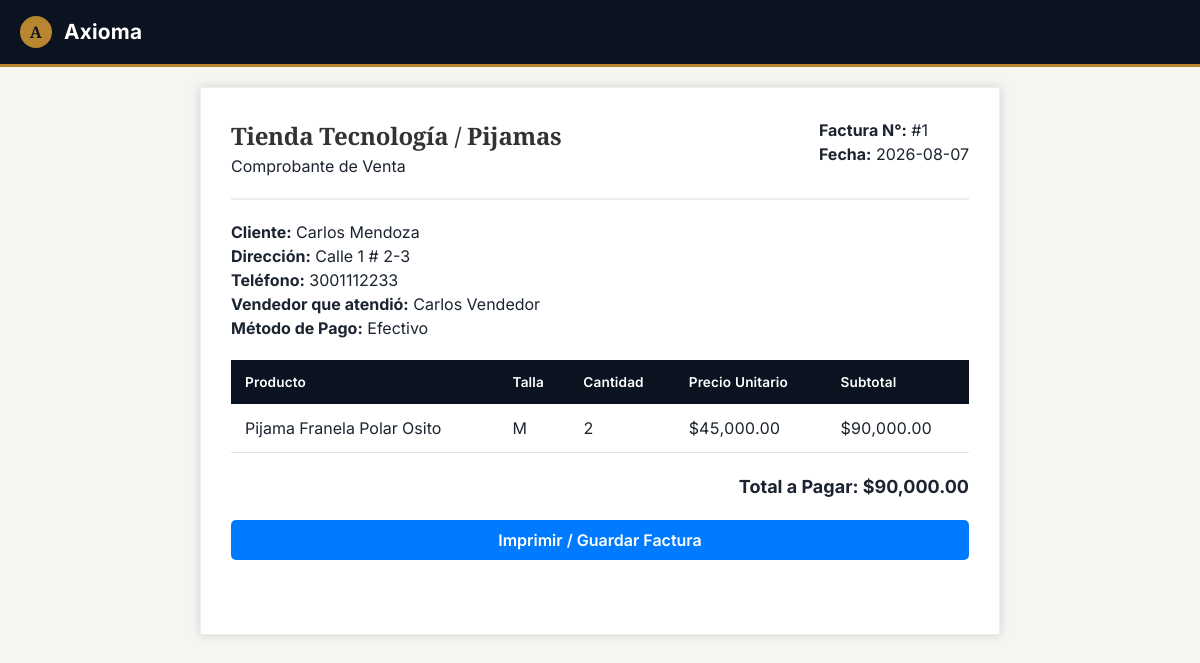
Before: /frontend/src/pages/ver_factura.php with the older database file.
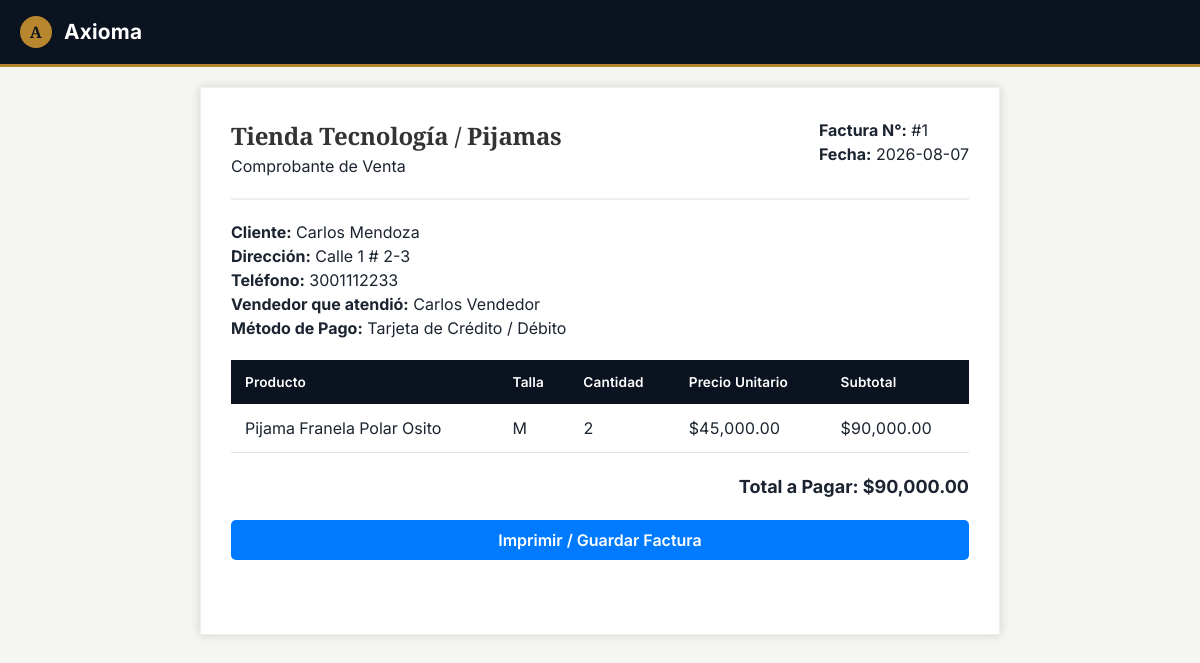
After: the same page with the newer database file.
### tables this page shows
CREATE TABLE `facturas` (
  `ID_FACTURA` int(11) NOT NULL,
  `FECHA` date NOT NULL,
  `ID_CLIENTE` int(11) NOT NULL
);

CREATE TABLE `clientes` (
  `ID_CLIENTE` int(11) NOT NULL,
  `NOMBRE` varchar(100) NOT NULL,
  `APELLIDOS` varchar(100) NOT NULL,
  `DIRECCION` varchar(255) DEFAULT NULL,
  `TELEFONO` varchar(20) DEFAULT NULL,
  `email` varchar(255) DEFAULT NULL,
  `password` varchar(255) DEFAULT NULL
);

CREATE TABLE `vendedor` (
  `ID_VENDEDOR` int(11) NOT NULL,
  `NOMBRE` varchar(100) NOT NULL,
  `DIRECCION` varchar(255) DEFAULT NULL,
  `CORREO` varchar(100) DEFAULT NULL
);

CREATE TABLE `metodos_pago` (
  `ID_PAGO` int(11) NOT NULL,
  `nombre_metodo` varchar(50) NOT NULL,
  `estado` tinyint(4) DEFAULT 1
);

CREATE TABLE `productos` (
  `ID_PRODUCTO` int(11) NOT NULL,
  `nombre` varchar(255) NOT NULL,
  `DESCRIPCION` varchar(250) NOT NULL,
  `PRECIO` decimal(10,2) NOT NULL,
  `STOCK` int(11) DEFAULT 0,
  `talla` varchar(50) NOT NULL
);

CREATE TABLE `ventas` (
  `ID_VENTAS` int(11) NOT NULL,
  `ID_PRODUCTO` int(11) NOT NULL,
  `cantidad` int(11) NOT NULL DEFAULT 1,
  `total` decimal(10,2) NOT NULL DEFAULT 0.00,
  `FECHA_VENTA` timestamp NOT NULL DEFAULT current_timestamp(),
  `ID_VENDEDOR` int(11) NOT NULL,
  `ID_CLIENTE` int(11) DEFAULT 1,
  `ID_PAGO` int(11) DEFAULT 1
);

### frontend/src/pages/ver_factura.php (the view, shortened to what this page needs)
<?php
$conexion = new mysqli("localhost", "root", "", "axioma_bd");
$id_factura = isset($_GET['id']) ? intval($_GET['id']) : 1;
$sql = "SELECT
            f.ID_FACTURA,
            f.FECHA AS FECHA_FACTURA,
            CONCAT(c.NOMBRE, ' ', c.APELLIDOS) AS CLIENTE,
            c.DIRECCION AS DIRECCION_CLIENTE,
            c.TELEFONO,
            c.email AS EMAIL_CLIENTE,
            p.nombre AS PRODUCTO,
            p.talla,
            v.cantidad,
            p.PRECIO AS PRECIO_UNITARIO,
            v.total AS SUBTOTAL,
            mp.nombre_metodo AS METODO_PAGO,
            ved.NOMBRE AS VENDEDOR
        FROM facturas f
        INNER JOIN clientes c ON f.ID_CLIENTE = c.ID_CLIENTE
        INNER JOIN ventas v ON f.ID_CLIENTE = v.ID_CLIENTE
        INNER JOIN productos p ON v.ID_PRODUCTO = p.ID_PRODUCTO
        INNER JOIN metodos_pago mp ON v.ID_PAGO = mp.ID_PAGO
        INNER JOIN vendedor ved ON v.ID_VENDEDOR = ved.ID_VENDEDOR
        WHERE f.ID_FACTURA = $id_factura";
$resultado = $conexion->query($sql);
$factura = $resultado->fetch_assoc();
?>
<!DOCTYPE html>
<html lang="es">
<head>
    <link rel="stylesheet" href="../public/css/styles.css">
</head>
<body>
<?php require_once __DIR__ . '/../../../backend/src/controllers/header.php'; ?>
<div class="invoice-box">
    <?php if ($factura): ?>
        <div class="invoice-header">
            <div>
                <h2>Tienda Tecnología / Pijamas</h2>
                <p>Comprobante de Venta</p>
            </div>
            <div>
                <p><strong>Factura N°:</strong> #<?php echo $factura['ID_FACTURA']; ?></p>
                <p><strong>Fecha:</strong> <?php echo $factura['FECHA_FACTURA']; ?></p>
            </div>
        </div>
        <div class="details">
            <p><strong>Cliente:</strong> <?php echo $factura['CLIENTE']; ?></p>
            <p><strong>Dirección:</strong> <?php echo $factura['DIRECCION_CLIENTE']; ?></p>
            <p><strong>Teléfono:</strong> <?php echo $factura['TELEFONO']; ?></p>
            <p><strong>Vendedor que atendió:</strong> <?php echo $factura['VENDEDOR']; ?></p>
            <p><strong>Método de Pago:</strong> <?php echo $factura['METODO_PAGO']; ?></p>
        </div>
        <table>
            <thead>
                <tr>
                    <th>Producto</th>
                    <th>Talla</th>
                    <th>Cantidad</th>
                    <th>Precio Unitario</th>
                    <th>Subtotal</th>
                </tr>
            </thead>
            <tbody>
                <tr>
                    <td><?php echo $factura['PRODUCTO']; ?></td>
                    <td><?php echo $factura['talla']; ?></td>
                    <td><?php echo $factura['cantidad']; ?></td>
                    <td>$<?php echo number_format($factura['PRECIO_UNITARIO'], 2); ?></td>
                    <td>$<?php echo number_format($factura['SUBTOTAL'], 2); ?></td>
                </tr>
            </tbody>
        </table>
        <div class="total-section">
            Total a Pagar: $<?php echo number_format($factura['SUBTOTAL'], 2); ?>
        </div>
        <button class="print-btn" onclick="window.print()">Imprimir / Guardar Factura</button>
        <a href="generar_factura.php?id=<?php echo (int) $factura['ID_FACTURA']; ?>" target="_blank" class="btn">
        </a>
    <?php else: ?>
        <p class="invoice-error">No se encontró la factura solicitada.</p>
    <?php endif; ?>
</div>
</body>
</html>

### backend/src/controllers/header.php (shortened to what this page needs)
<?php
$rolActual = $_SESSION['usuario_rol'] ?? 'Invitado';
$rutaInicio = $rolActual === 'Cliente' ? 'cliente_dashboard' : 'dashboard';
$projectRoot = str_replace('\\', '/', dirname(dirname(dirname(__DIR__))));
$documentRoot = str_replace('\\', '/', $_SERVER['DOCUMENT_ROOT'] ?? '');
$baseUrl = '';
if ($documentRoot !== '' && strpos($projectRoot, $documentRoot) === 0) {
    $baseUrl = '/' . ltrim(substr($projectRoot, strlen($documentRoot)), '/');
} else {
    $baseUrl = '/' . ltrim(basename($projectRoot), '/');
}
?>
<header class="main-header">
    <div class="header-container">
        <a href="<?php echo htmlspecialchars($baseUrl . '/index.php?url=' . $rutaInicio, ENT_QUOTES, 'UTF-8'); ?>" class="header-brand" aria-label="Ir al dashboard principal">
            <span class="header-brand__mark">A</span>
            <span>Axioma</span>
        </a>
    </div>
</header>

### frontend/src/public/css/styles.css (style rules this page uses)
:root { --ink: #0b1220; --ink-soft: #16213a; --paper: #f5f6f2; --paper-raised: #ffffff; --border: #dfe2e6; --text-color: #1b2430; --text-muted: #5b6472; --secondary-color: #b8862f; --secondary-deep: #8c6421; --secondary-tint: rgba(184, 134, 47, 0.12); --primary-color: var(--ink); --bg-color: var(--paper); --white: #ffffff; --danger-color: #b03a2e; --success-color: #1f7a53; --font-display: 'Source Serif 4', 'Georgia', serif; --font-body: 'Inter', 'Segoe UI', Tahoma, Geneva, Verdana, sans-serif; --font-mono: 'JetBrains Mono', 'Consolas', monospace; --radius-sm: 6px; --radius-md: 10px; --radius-lg: 14px; }
* { margin: 0; padding: 0; box-sizing: border-box; font-family: var(--font-body); }
h1, h2, h3, h4 { font-family: var(--font-display); color: var(--ink); font-weight: 700; letter-spacing: -0.01em; }
body { background: var(--paper); color: var(--text-color); padding-bottom: 50px; position: relative; overflow-x: hidden; line-height: 1.5; }
body > * { position: relative; z-index: 1; }
.main-header { background: var(--ink); padding: 1rem 1.25rem; border-bottom: 3px solid var(--secondary-color); position: sticky; top: 0; z-index: 20; }
.header-container { max-width: 1200px; margin: 0 auto; display: flex; justify-content: space-between; align-items: center; gap: 1rem; }
.header-brand { display: inline-flex; align-items: center; gap: 0.75rem; color: #fff; text-decoration: none; font-family: var(--font-display); font-size: 1.3rem; font-weight: 700; letter-spacing: 0.01em; }
.header-brand__mark { display: inline-flex; align-items: center; justify-content: center; width: 2rem; height: 2rem; border-radius: 50%; background: var(--secondary-color); color: var(--ink); border: none; font-family: var(--font-display); font-weight: 700; font-size: 1rem; }
table { width: 100%; border-collapse: collapse; margin-top: 20px; font-variant-numeric: tabular-nums; }
th { background-color: var(--ink); color: var(--white); padding: 12px 14px; text-align: left; font-family: var(--font-body); font-weight: 600; font-size: 0.85rem; letter-spacing: 0.01em; }
td { padding: 12px 14px; border-bottom: 1px solid var(--border); }
.btn { padding: 10px 16px; border-radius: var(--radius-sm); text-decoration: none; display: inline-block; color: white; font-weight: 600; box-shadow: none; transition: transform 0.15s ease, box-shadow 0.15s ease, background 0.15s ease; }
button { width: 100%; padding: 0.9rem; background: var(--ink); color: white; border: none; border-radius: var(--radius-sm); cursor: pointer; font-size: 1rem; font-weight: 600; transition: background 0.15s ease, transform 0.15s ease; }
.invoice-box { max-width: 800px; margin: 20px auto; padding: 30px; border: 1px solid #eee; background: #fff; box-shadow: 0 0 10px rgba(0, 0, 0, .15); }
.invoice-header { display: flex; justify-content: space-between; margin-bottom: 20px; padding-bottom: 20px; border-bottom: 2px solid #eee; }
.invoice-header h2 { margin: 0; color: #333; }
.details { margin-bottom: 20px; }
.total-section { margin-top: 20px; text-align: right; font-size: 18px; font-weight: 700; }
.print-btn { width: 100%; margin-top: 20px; padding: 10px; border: 0; border-radius: 5px; background: #007bff; color: #fff; cursor: pointer; }

Changed rows visible on the page:
changed through a linked row, facturas "Calle 1 # 2-3": metodos_pago.nombre_metodo "Efectivo" → "Tarjeta de Crédito / Débito"
